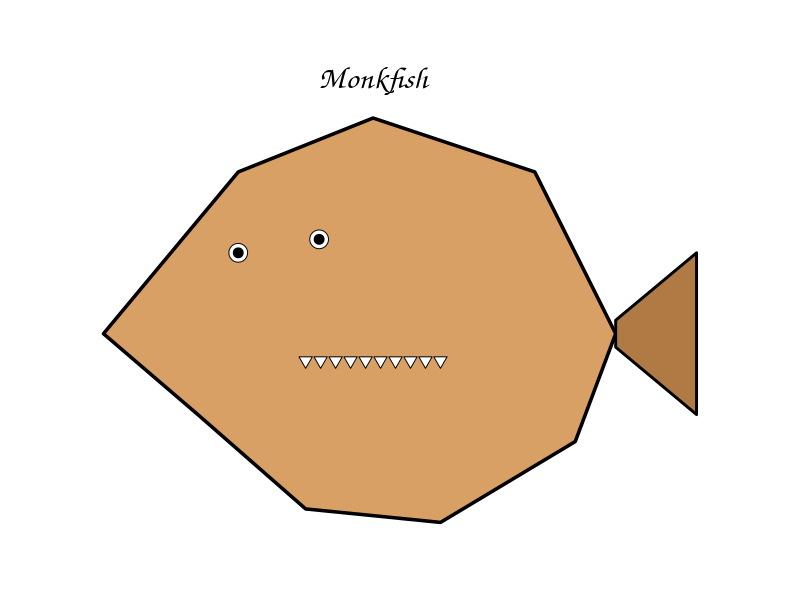

This chart was generated by the following R code:
# A silly R plot that *looks like a monkfish*
# This uses ggplot2 shapes, polygons, and annotations to fake a monkfish silhouette.

library(ggplot2)
library(dplyr)

plot_monkfish_shape <- function() {
  
  # Body polygon (blobby monkfish shape)
  body <- tibble(
    x = c(-2, -1, 0, 1.2, 1.8, 1.5, 0.5, -0.5, -1.3, -2),
    y = c(0, 1.2, 1.6, 1.2, 0, -0.8, -1.4, -1.3, -0.6, 0)
  )
  
  # Tail
  tail <- tibble(
    x = c(1.8, 2.4, 2.4, 1.8),
    y = c(0.1, 0.6, -0.6, -0.1)
  )
  
  # Eyes
  eyes <- tibble(
    x = c(-1, -0.4),
    y = c(0.6, 0.7)
  )
  
  # Teeth as small downward triangles
  teeth <- tibble(
    x = seq(-0.5, 0.5, length.out = 10),
    y = rep(-0.2, 10)
  )
  
  ggplot() +
    geom_polygon(data = body, aes(x, y), fill = "#d9a066", color = "black", linewidth = 1.2) +
    geom_polygon(data = tail, aes(x, y), fill = "#b07a44", color = "black", linewidth = 1) +
    geom_point(data = eyes, aes(x, y), size = 6, shape = 21, fill = "white") +
    geom_point(data = eyes, aes(x, y), size = 3) +
    geom_point(data = teeth, aes(x, y), shape = 25, size = 3, fill = "white") +
    annotate("text", x = 0, y = 1.9, label = "Monkfish", size = 8, family = "Comic Sans MS") +
    coord_equal() +
    theme_void() +
    theme(plot.margin = margin(40,40,40,40))
}

# Example:
p <- plot_monkfish_shape()
print(p)
